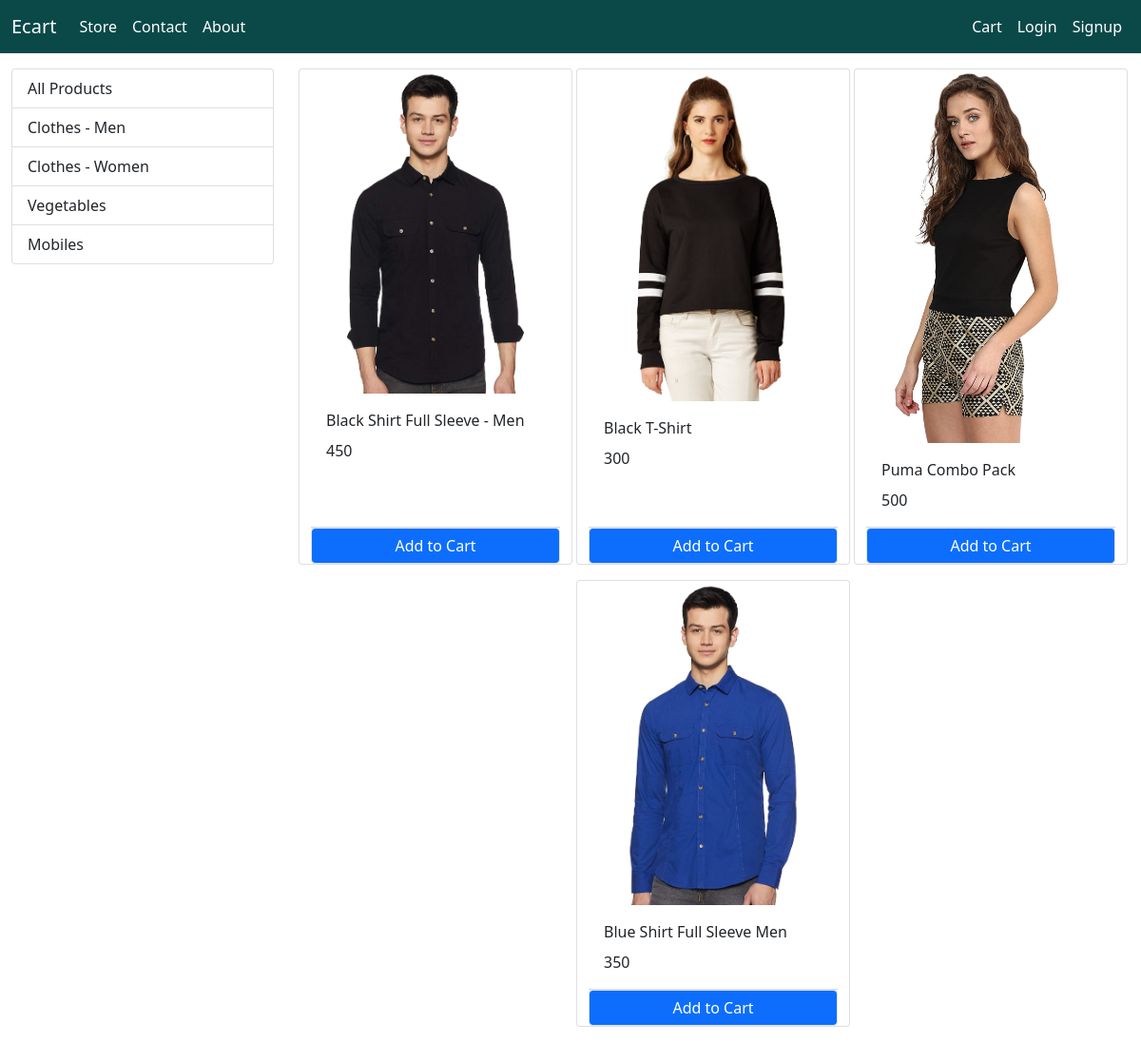
The page / on the database its author committed.
### store/models/category.py (models this page shows, shortened)
class Category(models.Model):
    name = models.CharField(max_length=20)
    @staticmethod
    def get_all_categories():
        return Category.objects.all()

### store/models/product.py (models this page shows, shortened)
class Product(models.Model):
    name = models.CharField(max_length=50)
    price = models.IntegerField(default=0)
    category = models.ForeignKey(Category, on_delete=models.CASCADE, default=1)
    description = models.CharField(max_length=200, default='')
    image = models.ImageField(upload_to='uploads/products/')
    @staticmethod
    def get_all_products():
        return Product.objects.all()

### store/views/home.py (the view, shortened to what this page needs)
# urls.py: path('', Index.as_view(), name='home'),
class Index(View):
    def get(self, request):
        products = None
        categories = Category.get_all_categories()
        categoryID = request.GET.get('category')
        if categoryID:
            products = Product.get_all_products_by_categoryid(categoryID)
        else:
            products = Product.get_all_products()
        data = {}
        data['products'] = products
        data['categories'] = categories
        return render(request, 'index.html', data)

### store/templates/index.html (shortened to what this page needs)
{% extends 'base.html' %}
{%  block content %}
{% load cart %}
<div class="container-fluid mt-3">
  <div class="row">
    <div class="col-lg-3 mx-auto">
      <div class="list-group">
        <a href="/" class="list-group-item list-group-item-action">All Products</a>
        {% for category in categories %}
        <a href="/?category={{ category.id }}" class="list-group-item list-group-item-action">{{ category.name }}</a>
        {% endfor %}
      </div>
    </div>
    <div id="products" class="col-lg-9 mx-auto">
      <div class="row mx-auto ">
        {% for product in products %}
        <div class="card mx-auto mb-3" id="{{ product.id }}" style="width: 18rem;">
            <img src="{{ product.image.url }}" class="card-img-top" alt="Card image">
            <div class="card-body">
                <p class="card-title">{{ product.name }}</p>
                <p class="card-text">{{ product.price }}</p>
            </div>
            <div class="card-footer p-0 no-gutters">
              {% if product|is_in_cart:request.session.cart %}
              <div class="row no-gutters">
                <form action="/#{{ product.id }}" method="post" class="col-2">
                  {% csrf_token %}
                  <input type="text" value="{{ product.id}}" name="product" hidden>
                  <input type="text" value="True" name="remove" hidden>
                  <input type="submit" value=" - " class="btn btn-block btn-primary">
                </form>
                <div class="text-center col">{{ product|cart_quantity:request.session.cart }} in cart</div>
                <form action="/#{{ product.id }}" method="post" class="col-2">
                  {% csrf_token %}
                  <input type="text" value="{{ product.id}}" name="product" hidden>
                  <input type="submit" value=" + " class="btn btn-block btn-primary">
                </form>
              </div>
              {% else %}
              <form action="/#{{ product.id }}" method="post" class="btn-block">
                <input type="submit" class="btn btn-primary border form-control" value="Add to Cart" >
              </form>
              {% endif %}
            </div>
        </div>
        {% endfor %}
      </div>
    </div>
  </div>
</div>
{% endblock %}

### store/templates/base.html (shortened to what this page needs)
<!DOCTYPE html>
<html lang="en">
<head>
    <link href="https://cdn.jsdelivr.net/npm/bootstrap@5.1.3/dist/css/bootstrap.min.css" rel="stylesheet">
</head>
<body>
<nav class="navbar navbar-expand-lg bg-dark">
    <div class="container-fluid">
      <a class="navbar-brand" href="/">Ecart</a>
      <div class="collapse navbar-collapse" id="navbarSupportedContent">
        <ul class="navbar-nav me-auto mb-2 mb-lg-0">
          <li class="nav-item">
            <a class="nav-link" aria-current="page" href="/">Store</a>
          </li>
          <li class="nav-item">
            <a class="nav-link" href="#">Contact</a>
          </li>
          <li class="nav-item">
            <a class="nav-link">About</a>
          </li>
        </ul>
        <ul class="navbar-nav me-auto me-2 me-lg-0">
          {% if request.session.customer %}
          <li class="nav-item">
            <a class="nav-link" aria-current="page" href="/orders">Orders</a>
          </li>
          <li class="nav-item">
            <a class="nav-link" aria-current="page" href="/logout">Logout</a>
          </li>
          {% else %}
          <li class="nav-item">
            <a class="nav-link" aria-current="page" href="/cart">Cart</a>
          </li>
            <li class="nav-item">
              <a class="nav-link" aria-current="page" href="/login">Login</a>
            </li>
            <li class="nav-item">
                <a class="nav-link" aria-current="page" href="/signup">Signup</a>
            </li>
          {% endif %}
          </ul>
      </div>
    </div>
  </nav>
{% block content %}
{% endblock %}
</body>
</html>

### store/templates/base.html (style rules this page uses)
nav a { color: white !important; }
.bg-dark { background-color: rgb(11, 73, 73)!important; }

### rows shown on the page
Category: name "Clothes - Men"
Category: name "Clothes - Women"
Category: name "Vegetables"
Category: name "Mobiles"
Product: {{ product.id }} 1 (drawn), image (picture), name "Black Shirt Full Sleeve - Men", price "450"
Product: image (picture), name "Black T-Shirt", price "300"
Product: image (picture), name "Puma Combo Pack", price "500"
Product: image (picture), name "Blue Shirt Full Sleeve Men", price "350"
